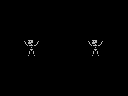

The image is a tile-based game level rendered from a .tmx file. Its description and complete source (layers, tilesets, objects, tile grids) follow:
An orthogonal 16x12 tile map with 8x8 px tiles, 1 tile layer (Tile Layer 1).

<map version="1.0" orientation="orthogonal" renderorder="right-down" width="16" height="12" tilewidth="8" tileheight="8" nextobjectid="1">
 <tileset firstgid="1" name="tiles" tilewidth="8" tileheight="8" tilecount="256" columns="16">
  <image source="tiles.png" width="128" height="128" />
 </tileset>
 <layer name="Tile Layer 1" width="16" height="12">
  <data encoding="csv">
1,1,1,1,1,1,1,1,1,1,1,1,1,1,1,1,
1,1,1,1,1,1,1,1,1,1,1,1,1,1,1,1,
1,1,1,1,1,1,1,1,1,1,1,1,1,1,1,1,
1,1,1,1,1,1,1,1,1,1,1,1,1,1,1,1,
1,1,1,1,1,1,1,1,1,1,1,1,1,1,1,1,
1,1,1,99,100,1,1,1,1,1,1,99,100,1,1,1,
1,1,1,101,102,1,1,1,1,1,1,101,102,1,1,1,
1,1,1,1,1,1,1,1,1,1,1,1,1,1,1,1,
1,1,1,1,1,1,1,1,1,1,1,1,1,1,1,1,
1,1,1,1,1,1,1,1,1,1,1,1,1,1,1,1,
1,1,1,1,1,1,1,1,1,1,1,1,1,1,1,1,
1,1,1,1,1,1,1,1,1,1,1,1,1,1,1,1
</data>
 </layer>
</map>
